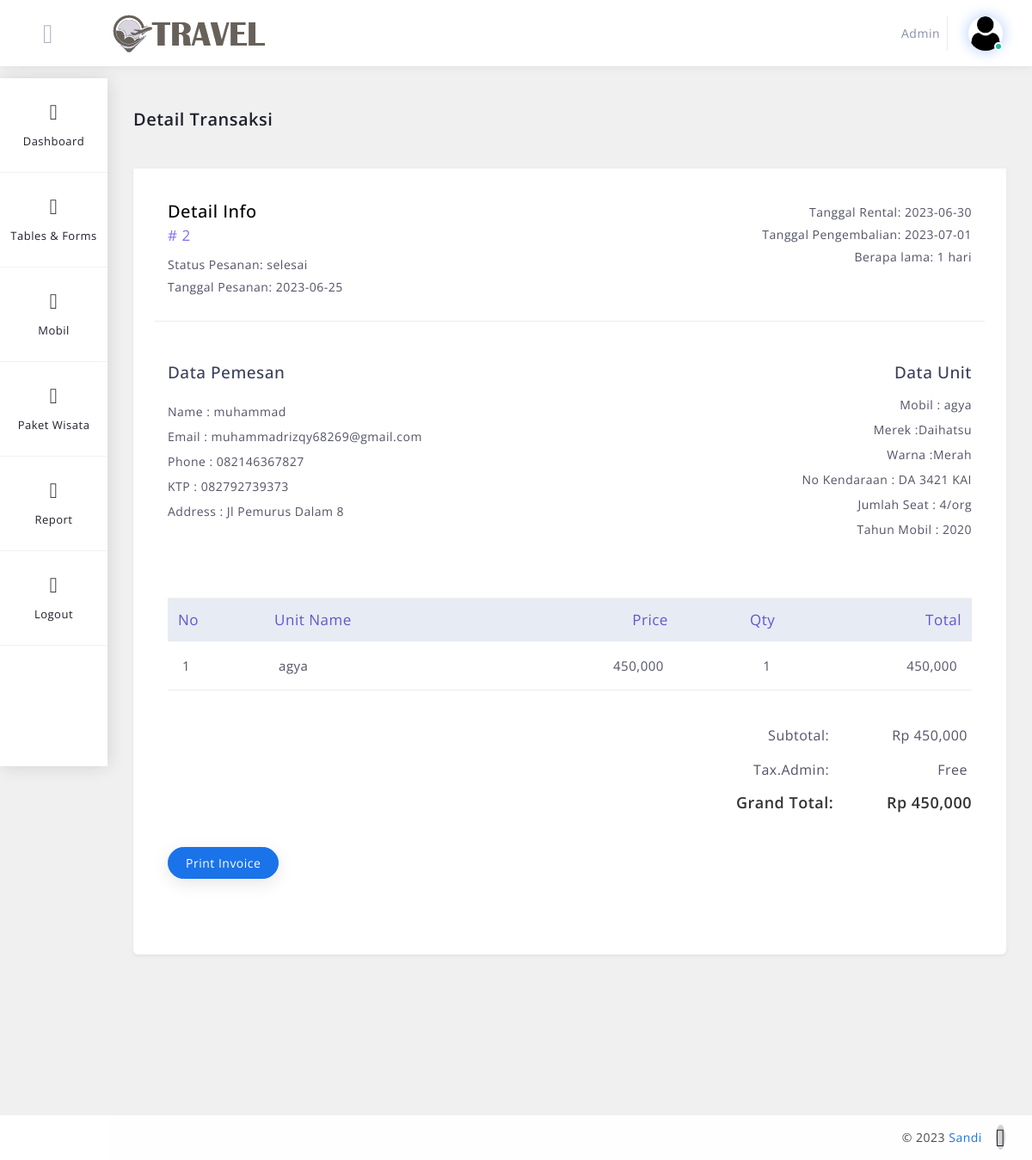
/tour/admin/detail_sewa.php?id_transaksi=2 (signed in), run on an earlier commit of the app's database.
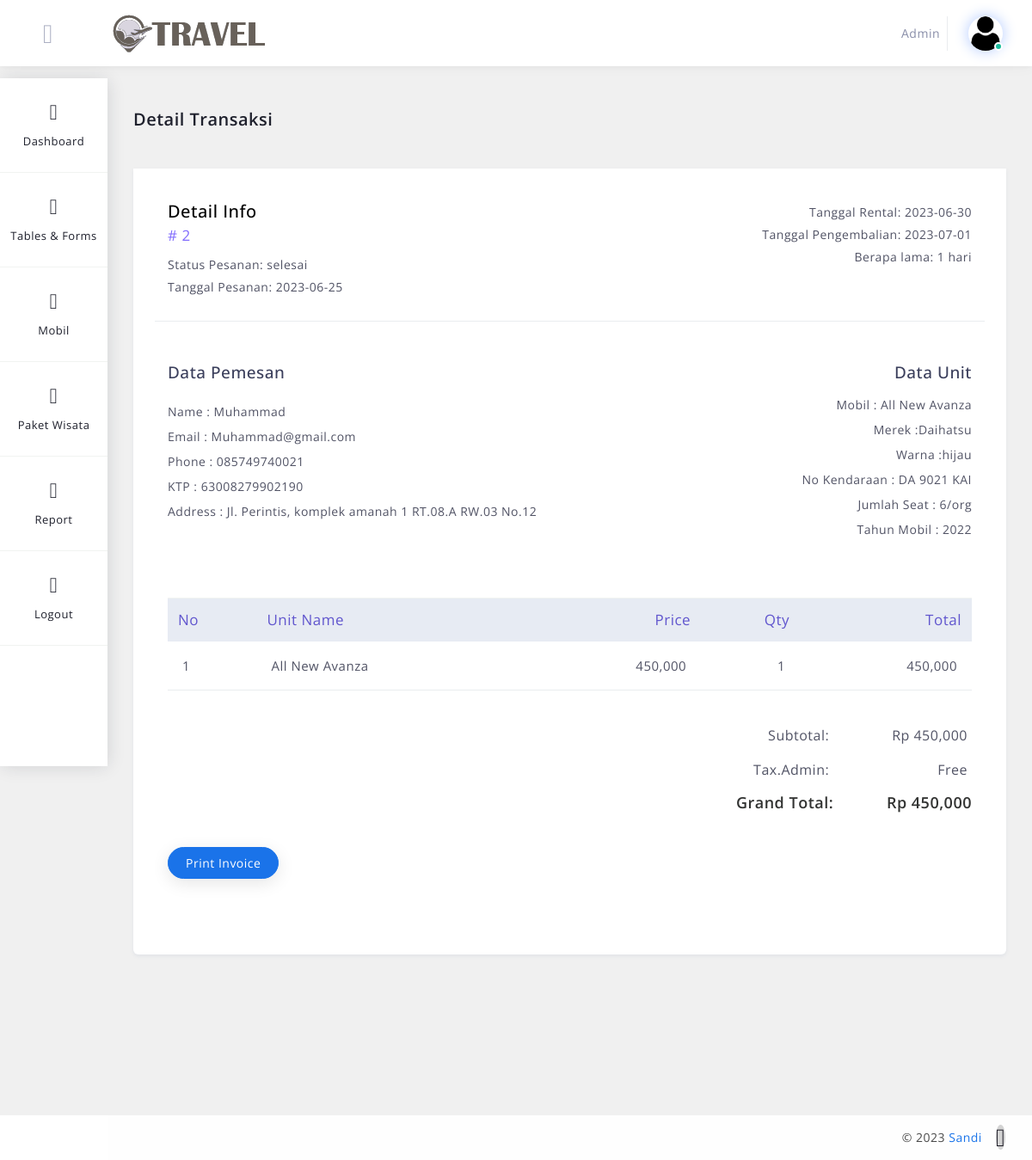
And on a later commit of the database.
### tables this page shows
CREATE TABLE `transaksi` (
  `id_transaksi` int(11) NOT NULL,
  `jenis_transaksi` varchar(12) NOT NULL,
  `id_mobil` int(11) NOT NULL,
  `id_wisata` int(11) NOT NULL,
  `id_user` int(11) NOT NULL,
  `supir` varchar(16) NOT NULL,
  `harga` double NOT NULL,
  `qty` double NOT NULL,
  `total_harga` double NOT NULL,
  `status` varchar(32) NOT NULL,
  `gambar` varchar(32) NOT NULL,
  `gambar_pengembalian` varchar(32) NOT NULL,
  `tanggal` date NOT NULL,
  `tanggal_booking` date NOT NULL,
  `kondisi` varchar(18) NOT NULL,
  `ket` varchar(64) NOT NULL
);

CREATE TABLE `users` (
  `id_user` int(11) NOT NULL,
  `username` varchar(64) NOT NULL,
  `email` varchar(92) NOT NULL,
  `password` varchar(120) NOT NULL,
  `gambar` varchar(64) NOT NULL,
  `no_hp` varchar(26) NOT NULL,
  `no_ktp` varchar(26) NOT NULL,
  `alamat` varchar(64) NOT NULL,
  `tanggal_lahir` date NOT NULL,
  `jenis_kelamin` varchar(20) NOT NULL,
  `role` varchar(32) NOT NULL
);

CREATE TABLE `mobil` (
  `id_mobil` int(11) NOT NULL,
  `nomor_kendaraan` varchar(64) NOT NULL,
  `nama_mobil` varchar(64) NOT NULL,
  `merek` varchar(64) NOT NULL,
  `tahun` year(4) NOT NULL,
  `harga` double NOT NULL,
  `seat` varchar(32) NOT NULL,
  `status` varchar(26) NOT NULL,
  `gambar` varchar(120) NOT NULL,
  `bensin` varchar(32) NOT NULL,
  `transmision` varchar(32) NOT NULL,
  `warna` varchar(32) NOT NULL
);

### tour/admin/detail_sewa.php (the view, shortened to what the rows shown need)
<?php
include '../include/config.php';
if (isset($_GET['id_transaksi'])) {
    $id_transaksi = ($_GET["id_transaksi"]);
    $query = "SELECT transaksi.*, mobil.id_mobil, mobil.nama_mobil, mobil.merek, mobil.tahun, mobil.seat, mobil.transmision, mobil.warna, mobil.nomor_kendaraan, mobil.bensin, users.id_user, users.username, users.email, users.no_hp,users.alamat,users.no_ktp FROM transaksi INNER JOIN mobil ON transaksi.id_mobil = mobil.id_mobil INNER Join users ON transaksi.id_user = users.id_user where jenis_transaksi = 'mobil' and id_transaksi='$id_transaksi' ORDER BY id_transaksi DESC;";
    $result = mysqli_query($conn, $query);
    $data = mysqli_fetch_assoc($result);
} else {
    echo "<script>alert('Masukkan data id.');window.location='tb_sewa.php';</script>";
}
?>
<!DOCTYPE html>
<html lang="en">
<head>
    <link href="../bootstrap/css/bootstrap.min.css" rel="stylesheet" type="text/css" />
    <link href="../assets/css/plugins.css" rel="stylesheet" type="text/css" />
    <link href="../assets/css/ecommerce/invoice.css" rel="stylesheet" type="text/css" />
</head>
<body>
    <div class="main-container" id="container">
        <div id="content" class="main-content">
            <div class="container">
                <div class="row margin-bottom-120 invoice-print">
                    <div class="col-xl-12 col-lg-12 col-md-12 col-sm-12 col-12">
                        <div class="statbox widget box box-shadow">
                            <div class="widget-content invoice">
                                <div class="widget-content-area content-section">
                                    <div class="row invoice-top-section">
                                        <div class="col-sm-6 mb-4">
                                            <h5 class="invoice-info-title">Detail Info</h5>
                                            <p class="invoice-serial-number"># <?php echo $data['id_transaksi'] ?></p>
                                            <p class="invoice-order-status">Status Pesanan: <?php echo $data['status'] ?></p>
                                            <p class="invoice-order-date">Tanggal Pesanan: <?php echo $data['tanggal_booking'] ?></p>
                                        </div>
                                        <?php $jumlah_tanggal = $data['qty'];
                                        $tanggal2 = date('Y-m-d', strtotime("+$jumlah_tanggal days", strtotime($data['tanggal']))); ?>
                                        <div class="col-sm-6 mb-4 text-sm-right">
                                            <p class="invoice-order-date">Tanggal Rental: <?php echo $data['tanggal'] ?></p>
                                            <p class="invoice-order-date">Tanggal Pengembalian: <?php echo $tanggal2 ?></p>
                                            <p class="invoice-order-date">Berapa lama: <?php echo $data['qty'] ?> hari</p>
                                        </div>
                                    </div>
                                    <div class="row mt-5 mb-2">
                                        <div class="col-md-6 col-sm-6 invoice-from">
                                            <div class="row">
                                                <div class="col-12 mb-2">
                                                    <p>Name : <?php echo $data['username']; ?></p>
                                                </div>
                                                <div class="col-12 mb-2">
                                                    <p>Email : <?php echo $data['email']; ?></p>
                                                </div>
                                                <div class="col-12 mb-2">
                                                    <p>Phone : <?php echo $data['no_hp'] ?></p>
                                                </div>
                                                <div class="col-12 mb-2">
                                                    <p>KTP : <?php echo $data['no_ktp'] ?></p>
                                                </div>
                                                <div class="col-12 mb-2">
                                                    <p>Address : <?php echo $data['alamat'] ?></p>
                                                </div>
                                            </div>
                                        </div>
                                        <div class="col-md-6 col-sm-6 invoice-to text-sm-right">
                                            <div class="row mb-5">
                                                <div class="col-12 mb-2">
                                                    <p>Mobil : <?php echo $data['nama_mobil'] ?></p>
                                                </div>
                                                <div class="col-12 mb-2">
                                                    <p>Merek :<?php echo $data['merek'] ?></p>
                                                </div>
                                                <div class="col-12 mb-2">
                                                    <p>Warna :<?php echo $data['warna'] ?></p>
                                                </div>
                                                <div class="col-12 mb-2">
                                                    <p>No Kendaraan : <?php echo $data['nomor_kendaraan'] ?></p>
                                                </div>
                                                <div class="col-12 mb-2">
                                                    <p>Jumlah Seat : <?php echo $data['seat'] ?>/org</p>
                                                </div>
                                                <div class="col-12 mb-2">
                                                    <p>Tahun Mobil : <?php echo $data['tahun'] ?></p>
                                                </div>
                                            </div>
                                        </div>
                                    </div>
                                    <div class="row mt-2 mb-4">
                                        <div class="col-12">
                                            <div class="table-responsive">
                                                <table class="table">
                                                    <thead class="thead-light">
                                                        <tr>
                                                            <th scope="col">No</th>
                                                            <th scope="col">Unit Name</th>
                                                            <th class="text-right" scope="col">Price</th>
                                                            <th class="text-right" scope="col">Qty</th>
                                                            <th class="text-right" scope="col">Total</th>
                                                        </tr>
                                                    </thead>
                                                    <tbody>
                                                        <?php
                                                        $no = 1;
                                                        $query = mysqli_query($conn,  "SELECT transaksi.*, mobil.id_mobil, mobil.nama_mobil, mobil.merek, mobil.tahun, mobil.seat, mobil.transmision, mobil.warna, mobil.nomor_kendaraan, mobil.bensin, users.id_user, users.username, users.email, users.no_hp,users.alamat,users.no_ktp FROM transaksi INNER JOIN mobil ON transaksi.id_mobil = mobil.id_mobil INNER Join users ON transaksi.id_user = users.id_user where jenis_transaksi = 'mobil' and id_transaksi='$id_transaksi' ORDER BY id_transaksi DESC;");
                                                        while ($row = mysqli_fetch_assoc($query)) {
                                                        ?>
                                                            <tr>
                                                                <td><?php echo $no++; ?></td>
                                                                <td><?php echo $row['nama_mobil']; ?></td>
                                                                <td class="text-right"><?php echo number_format($row['harga']); ?></td>
                                                                <td class="text-right"><?php echo $row['qty']; ?></td>
                                                                <td class="text-right"><?php echo number_format($row['total_harga']); ?></td>
                                                            </tr>
                                                        <?php } ?>
                                                    </tbody>
                                                </table>
                                            </div>
                                        </div>
                                    </div>
                                    <div class="row mt-4">
                                        <div class="col-12">
                                            <div class="invoice-total-amounts text-right">
                                                <div class="row">
                                                    <div class="col-sm-2 col-5">
                                                        <p class="mb-3">Rp <?php echo number_format($data['total_harga']); ?></p>
                                                    </div>
                                                    <div class="col-sm-2 col-5">
                                                        <h4 class="mb-3">Rp <?php echo number_format($data['total_harga']); ?></h4>
                                                    </div>
                                                </div>
                                            </div>
                                        </div>
                                    </div>
                                </div>
                            </div>
                        </div>
                    </div>
                </div>
            </div>
        </div>
    </div>
</body>
</html>

What changed in the data, as far as the page shows it:
changed transaksi "selesai": id_user.username "muhammad" → "Muhammad"; id_user.email "muhammadrizqy68269@gmail.com" → "Muhammad@gmail.com"; id_user.no_hp "082146367827" → "085749740021"; id_user.no_ktp "082792739373" → "63008279902190"; id_user.alamat "Jl Pemurus Dalam 8" → "Jl. Perintis, komplek amanah 1 RT.08.A RW.03 No.12"; id_mobil.nama_mobil "agya" → "All New Avanza"; id_mobil.warna "Merah" → "hijau"; id_mobil.nomor_kendaraan "DA 3421 KAI" → "DA 9021 KAI"; id_mobil.seat "4" → "6"; id_mobil.tahun "2020" → "2022"
